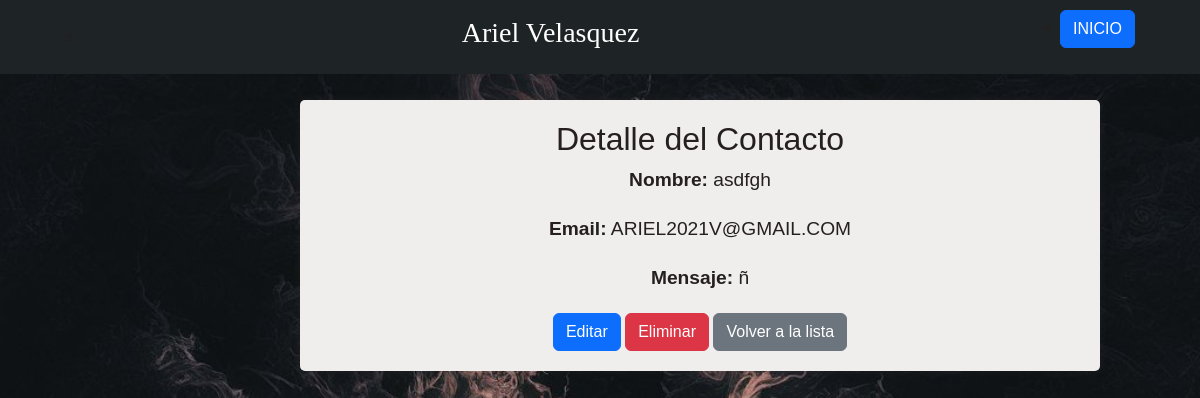
Screenshot of /contacto/39/ (signed in) with the database file from the repository.
### myportfolio/models.py (models this page shows, shortened)
class Contacto(models.Model):
    nombre = models.CharField(max_length=100)
    email = models.EmailField()
    mensaje = models.TextField()  # Campo para el mensaje original
    mensaje_cifrado = models.TextField()  # Campo para almacenar el mensaje cifrado
    fecha = models.DateTimeField(auto_now_add=True)  # Añade el campo de fecha

### myportfolio/views.py (the view)
# urls.py: path('contacto/<int:pk>/', views.contacto_detalle, name='contacto_detalle'),
@login_required
def contacto_detalle(request, pk):
    contacto = get_object_or_404(Contacto, pk=pk)
    return render(request, 'myportfolio/contacto_detalle.html', {'contacto': contacto})

### myportfolio/templates/myportfolio/contacto_detalle.html (shortened to what this page needs)
{% extends 'base_generic.html' %}
{% block content %}
{% load static %}
<!DOCTYPE html>
<html lang="en">
<head>
    <link rel="stylesheet" href="{% static 'css/pagina.css' %}">
</head>
<body style="background-image: url('{% static 'images/confirmacion.jpeg' %}');
             background-size: cover;
             background-position: center;
             background-repeat: no-repeat;
             background-attachment: fixed;
             font-family: Arial, sans-serif;
             color: #251f1f;">
    <div class="container mt-5">
        <h2>Detalle del Contacto</h2>
        <p><strong>Nombre:</strong> {{ contacto.nombre }}</p>
        <p><strong>Email:</strong> {{ contacto.email }}</p>
        <p><strong>Mensaje:</strong> {{ contacto.mensaje }}</p>
        <a href="{% url 'contacto_editar' contacto.pk %}" class="btn btn-primary">Editar</a>
        <form method="POST" action="{% url 'contacto_eliminar' contacto.pk %}" style="display:inline;" >
            <button type=submit class="btn btn-danger">Eliminar</button>
        </form>
        <a href="{% url 'contacto_lista' %}" class="btn btn-secondary">Volver a la lista</a>
    </div>
</body>
</html>
{% endblock %}

### myportfolio/static/css/pagina.css (style rules this page uses)
body { font-family: Arial, sans-serif; background-color: #ffffff; color: #251f1f; margin: 100px; padding: 0; background: #90979a; }
.container { max-width: 800px; margin: 200px ; text-align: center; padding: 20px; background-color: #f0eded; box-shadow: 0 0 10px rgba(139, 126, 126, 0.1); border-radius: 5px; }
p { font-size: 1.2rem; margin-bottom: 20px; }
a { color: #007bff; text-decoration: none; transition: color 0.3s ease; }

### rows the page displays
Contacto: nombre "asdfgh", email "ARIEL2021V@GMAIL.COM", mensaje "ñ"
